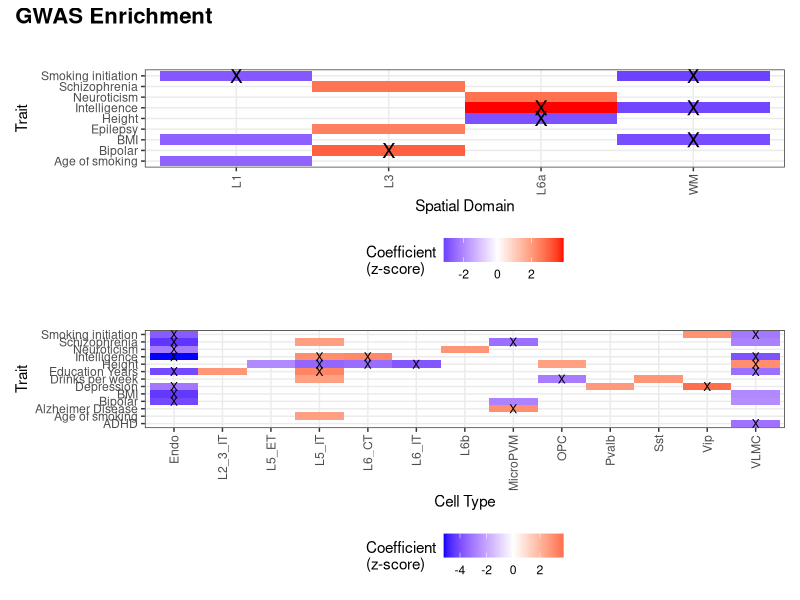

Here is the R script that generated this plot:
setwd('/dcs04/lieber/marmaypag/spatialdACC_LIBD4125/spatialdACC/')

library(ggplot2)
library(RColorBrewer)
library(here)
library(dplyr)
library(patchwork)

###load LDSC results
ldsc_results <- read.csv(file=here::here('code','17_LDSC',
                                         'spatial','ldsc_results.csv'))

##########dotplots#############
###make -log10FDR column
ldsc_results$log10fdr <- -log10(ldsc_results$FDR)

# Filtering out values where FDR > 0.1
ldsc_results_spatial <- ldsc_results %>%
    filter(FDR <= 0.1) %>%  # Keep only rows where FDR <= 0.1
    mutate(z.score = Coefficient_z.score,  # Keep the z-score for remaining values
           mark = ifelse(FDR < 0.05, 'X', '')) %>%
    group_by(cell) %>%  # Group by cell and filter out any cells with no valid z.score
    filter(any(z.score != 0)) %>%  # Keep only cells with non-zero z.scores
    ungroup() %>%
    group_by(trait) %>%  # Group by trait and filter out any traits with no valid z.score
    filter(any(z.score != 0)) %>%
    ungroup()


p1 <- ggplot(ldsc_results_spatial, aes(x = cell, y = trait, fill = z.score)) +
    geom_tile() +
    scale_fill_gradient2(low = 'blue', high = 'red', midpoint = 0,
                         name = "Coefficient\n(z-score)") +
    theme_bw() +
    labs(x='Spatial Domain', y='Trait') +
    theme(axis.text.x = element_text(angle = 90, vjust = 0.5, hjust=1)) +
    geom_text(aes(label = mark), color = 'black', size = 5, vjust = 0.5) +
    ggtitle("")

###load LDSC results
ldsc_results <- read.csv(file=here::here('code','17_LDSC',
                                         'snRNA-seq','ldsc_results.csv'))
###make -log10FDR column
ldsc_results$log10fdr <- -log10(ldsc_results$FDR)

# Filtering out values where FDR > 0.1
ldsc_results_sn <- ldsc_results %>%
    filter(FDR <= 0.1) %>%  # Keep only rows where FDR <= 0.1
    mutate(z.score = Coefficient_z.score,  # Keep the z-score for remaining values
           mark = ifelse(FDR < 0.05, 'X', '')) %>%
    group_by(cell) %>%  # Group by cell and filter out any cells with no valid z.score
    filter(any(z.score != 0)) %>%  # Keep only cells with non-zero z.scores
    ungroup() %>%
    group_by(trait) %>%  # Group by trait and filter out any traits with no valid z.score
    filter(any(z.score != 0)) %>%
    ungroup()

#rename Micro.PVM to MicroPVM
idx <- which(ldsc_results_sn$cell == "Micro.PVM")
ldsc_results_sn$cell[idx] <- "MicroPVM"


p2 <- ggplot(ldsc_results_sn, aes(x = cell, y = trait, fill = z.score)) +
    geom_tile() +
    scale_fill_gradient2(low = 'blue', high = 'red', midpoint = 0,
                         name = "Coefficient\n(z-score)") +
    theme_bw() +
    labs(x='Cell Type', y='Trait') +
    theme(axis.text.x = element_text(angle = 90, vjust = 0.5, hjust=1)) +
    geom_text(aes(label = mark), color = 'black', size = 3, vjust = 0.5) +
    ggtitle("") +
    theme(legend.position="none")

pdf(here('plots','17_LDSC','ldsc_results.pdf'),width=4,height=8)
p1 / p2 +
    plot_annotation(title="GWAS Enrichment", theme=theme(plot.title = element_text(size = 16,face="bold"))) & theme(legend.position = 'bottom')
dev.off()
